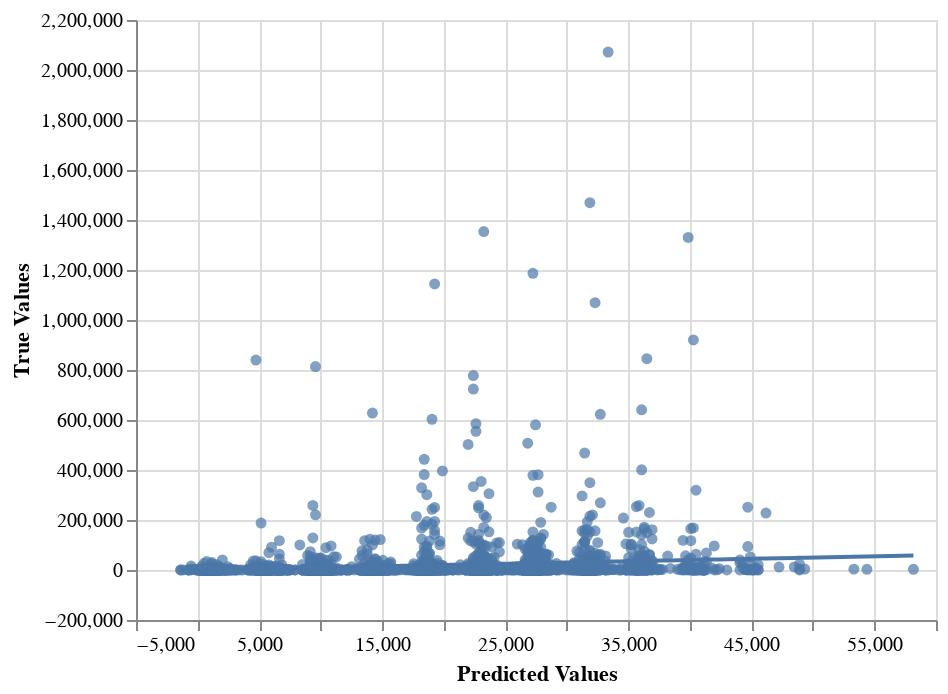

Notebook cell for this chart:
### Code cell
outputs = evaluation.forward(model,XTest,yTest)
outputs["visualization"]

### Figure 1 — Vega-Lite specification as saved in the notebook (floating-point values rounded to 4 significant figures; data arrays with more than 128 entries replaced by an {"elided": "..."} marker saying what was removed)
{"config": {"view": {"continuousWidth": 300, "continuousHeight": 300}}, "layer": [{"mark": {"type": "line"}, "encoding": {"x": {"field": "Predicted", "type": "quantitative"}, "y": {"field": "Predicted", "type": "quantitative"}}}, {"mark": {"type": "circle"}, "encoding": {"x": {"field": "Predicted", "title": "Predicted Values", "type": "quantitative"}, "y": {"field": "True", "title": "True Values", "type": "quantitative"}}}], "data": {"name": "data-7dffaf4e45b0466ba8815d74b4bfd096"}, "width": 400, "$schema": "https://vega.github.io/schema/vega-lite/v5.8.0.json", "datasets": {"data-7dffaf4e45b0466ba8815d74b4bfd096": {"elided": "3748 records"}}}
